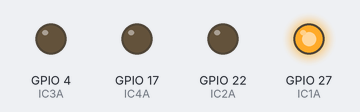
This program was run on a simulated Raspberry Pi (BCM pin numbers). Shown: output pins drawn as LEDs (lit = HIGH). At 4.0 s the program stops and its outputs stay as they are.

Above: at 0.1 s.
At 1.1 s:
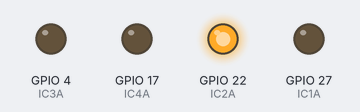
At 2.1 s:
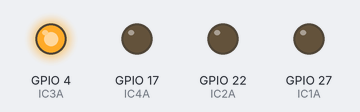
At 3.1 s:
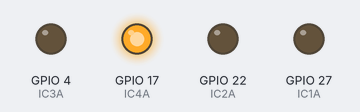
At 4.1 s:
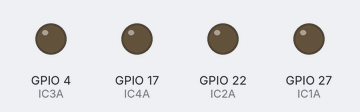
Timing chart, 0 to 5.5 s (numbered marks = the images above):
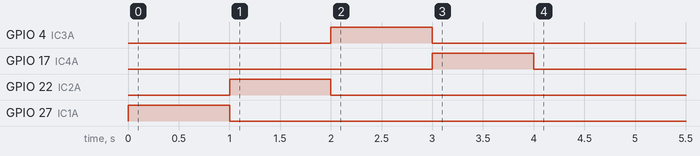

Measured:
- by itself, GPIO 4 (IC3A): LOW → HIGH at 2.0 s, → LOW 1.0 s later
- by itself, GPIO 17 (IC4A): LOW → HIGH at 3.0 s, → LOW 1.0 s later
- by itself, GPIO 22 (IC2A): LOW → HIGH at 1.0 s, → LOW 1.0 s later
- by itself, GPIO 27 (IC1A): LOW → HIGH at 0.00 s, → LOW 1.0 s later

The program:

rccartest.py
```python
import RPi.GPIO as gpio
import time

#Motor 1 GPIO Pin
IC1A = 27
IC2A = 22

#Motor 2 GPIO Pin
IC3A = 4
IC4A = 17

gpio.cleanup()

gpio.setmode(gpio.BCM)

#Pin Output Setup
gpio.setup(IC1A, gpio.OUT)
gpio.setup(IC2A, gpio.OUT)
gpio.setup(IC3A, gpio.OUT)
gpio.setup(IC4A, gpio.OUT)

#Pin Initialization

gpio.output(IC1A, gpio.LOW)
gpio.output(IC2A, gpio.LOW)
gpio.output(IC3A, gpio.LOW)
gpio.output(IC4A, gpio.LOW)

# RC BACK
for i in range(100):
    gpio.output(IC1A, gpio.HIGH)
    time.sleep(0.01)

gpio.output(IC1A, gpio.LOW)

# RC FORWORD
for i in range(100):
    gpio.output(IC2A, gpio.HIGH)
    time.sleep(0.01)

gpio.output(IC2A, gpio.LOW)

# LEFT
for i in range(100):
    gpio.output(IC3A, gpio.HIGH)
    time.sleep(0.01)

gpio.output(IC3A, gpio.LOW)

# RIGHT
for i in range(100):
    gpio.output(IC4A, gpio.HIGH)
    time.sleep(0.01)

gpio.output(IC4A, gpio.LOW)

gpio.cleanup()
```
